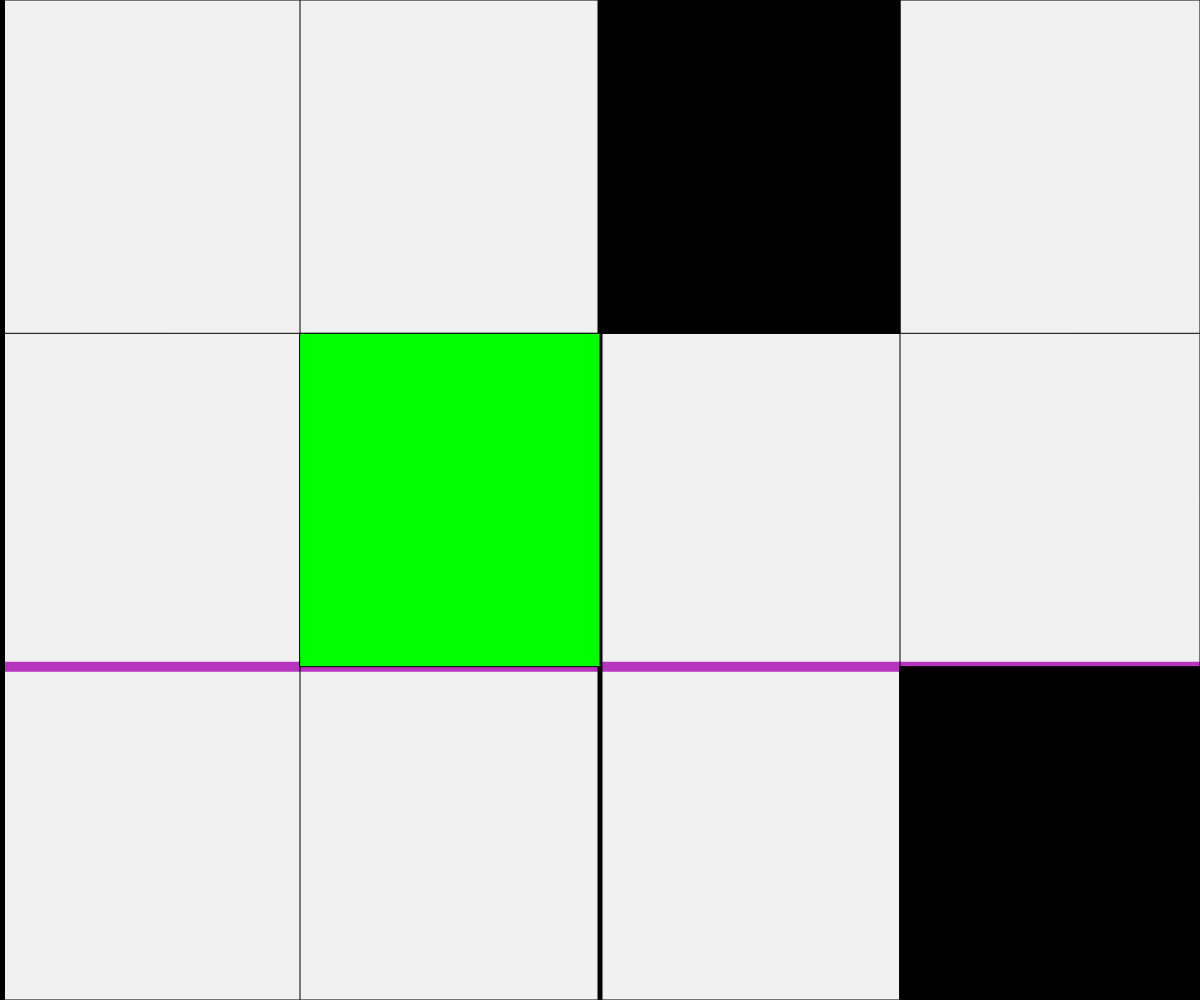
Frame 1 (no input)
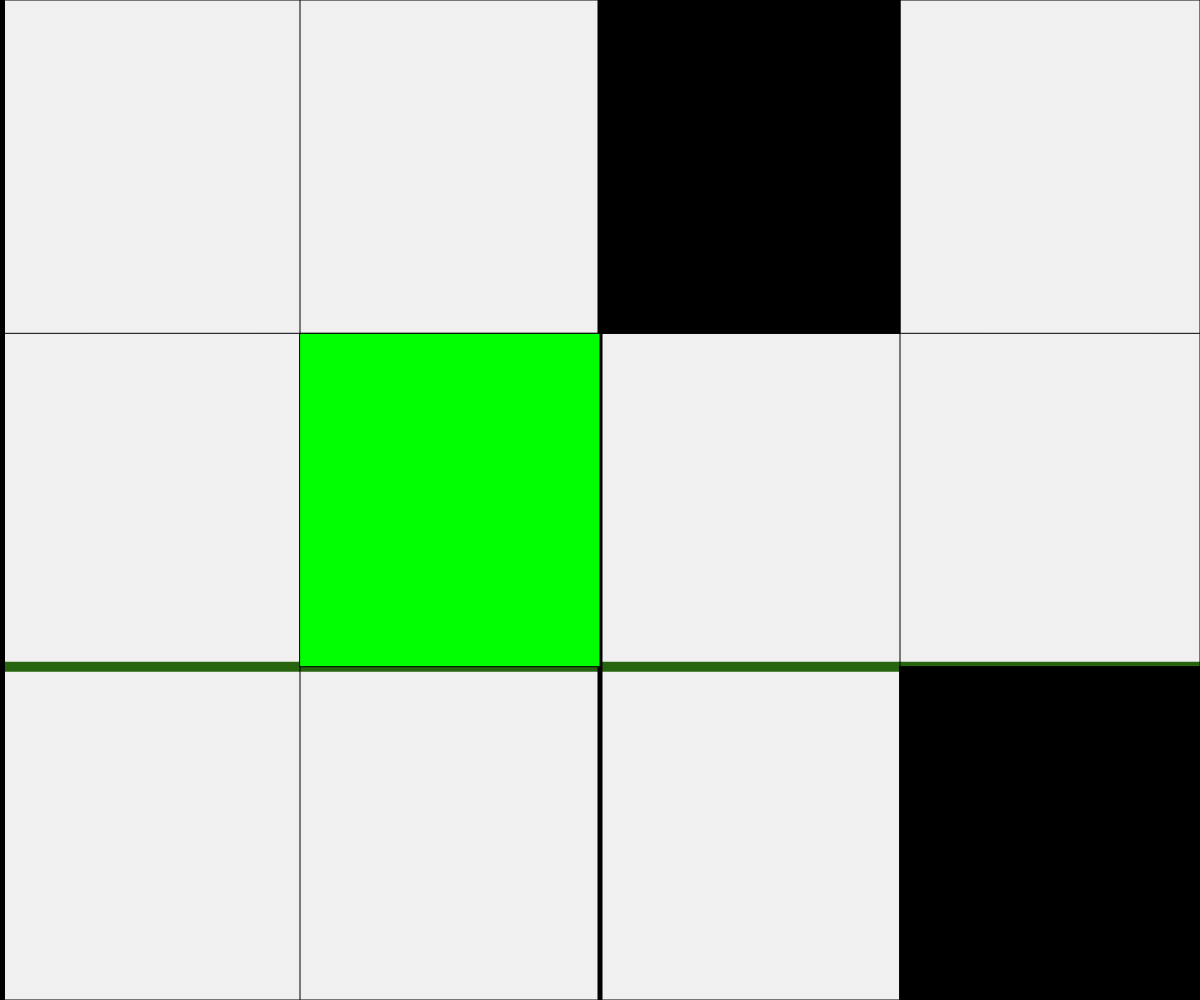
Frame 60 (no input)
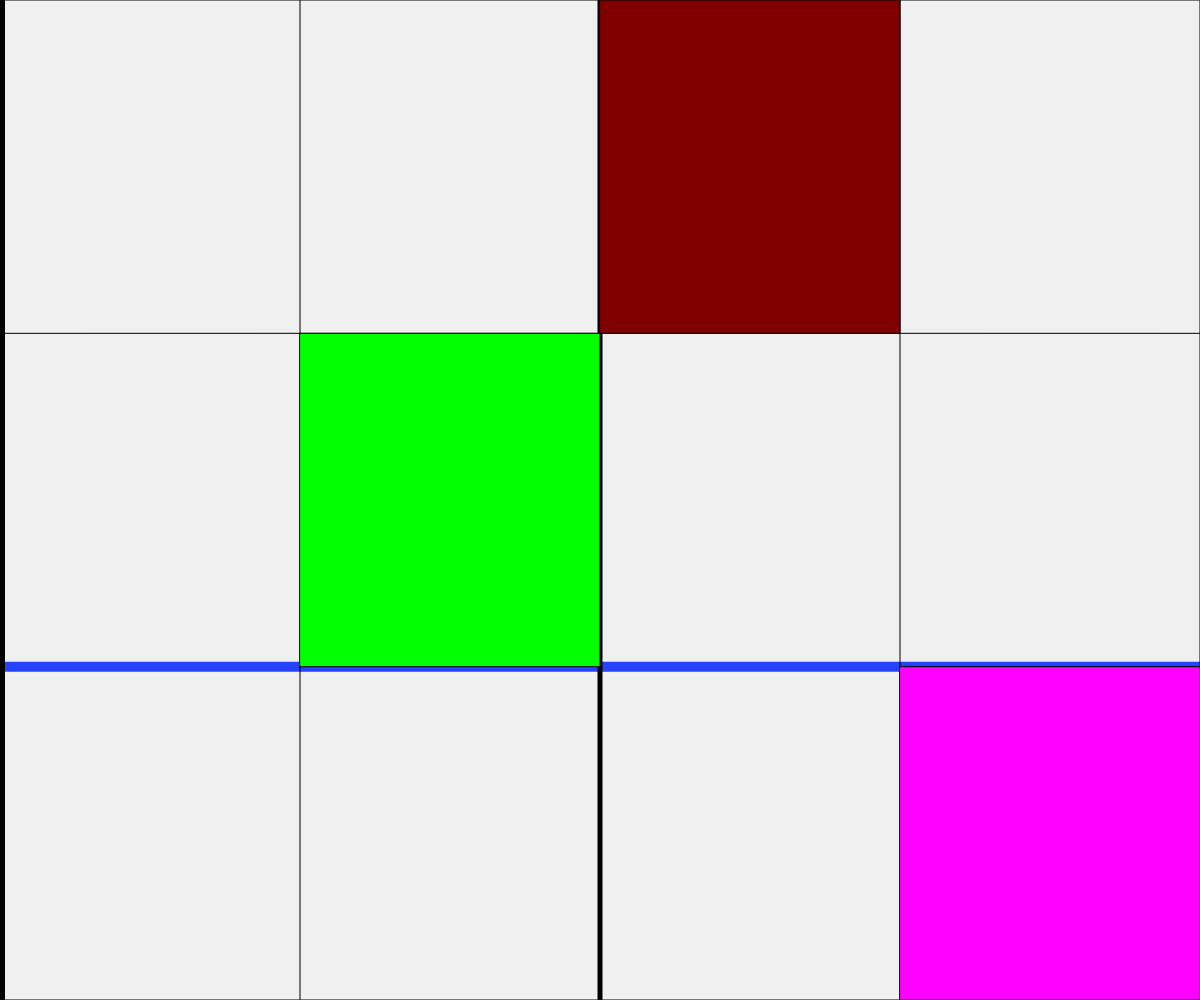
Frame 120 (the mouse pressed at the canvas centre since frame 60)

The p5.js sketch that drew these frames (run headless with seeded random() and noise() and a simulated clock; from frame 60 on, the mouse is pressed at the canvas centre):

// p5.js sketch
// ── sketch.js

function setup() {
  // put setup code here
  createCanvas (windowWidth,windowHeight);
 
}

function draw() {
 background(240);
kleur = mouseX
kleur = map(kleur, 0, width, 0, 255)
console.log(kleur);



//  horizontale lijnen
strokeWeight (1);
stroke (0)
 line(0,0,width,0);

 strokeWeight (1);
 stroke (0)
 line(0,height,width,height);

 strokeWeight (1);
 stroke(0)
 line(0,height/3,width,height/3);

 strokeWeight (10);
 stroke(random(255),random(255),random(255));
 line(0,height/3*2,width,height/3*2);


// verticale lijnen
stroke (0)
line(0,0,0,height);

stroke (0)
strokeWeight (1)
line(width,0,width,height);

stroke (0)
strokeWeight (1)
line(width/4,0,width/4,height);

stroke (0)
strokeWeight (5)
line(width/2,0,width/2,height);

stroke (0)
strokeWeight (1)
line(3/4*width,0,3/4*width,height);

fill(kleur,0,0);
rect(width/2,0,width/4,height/3);

fill(0,255,0)
rect(width/4,height/3,width/4,height/3);

fill(mouseY,0,mouseY,)
rect(width*3/4,height*2/3,width/4,height/3);
}
